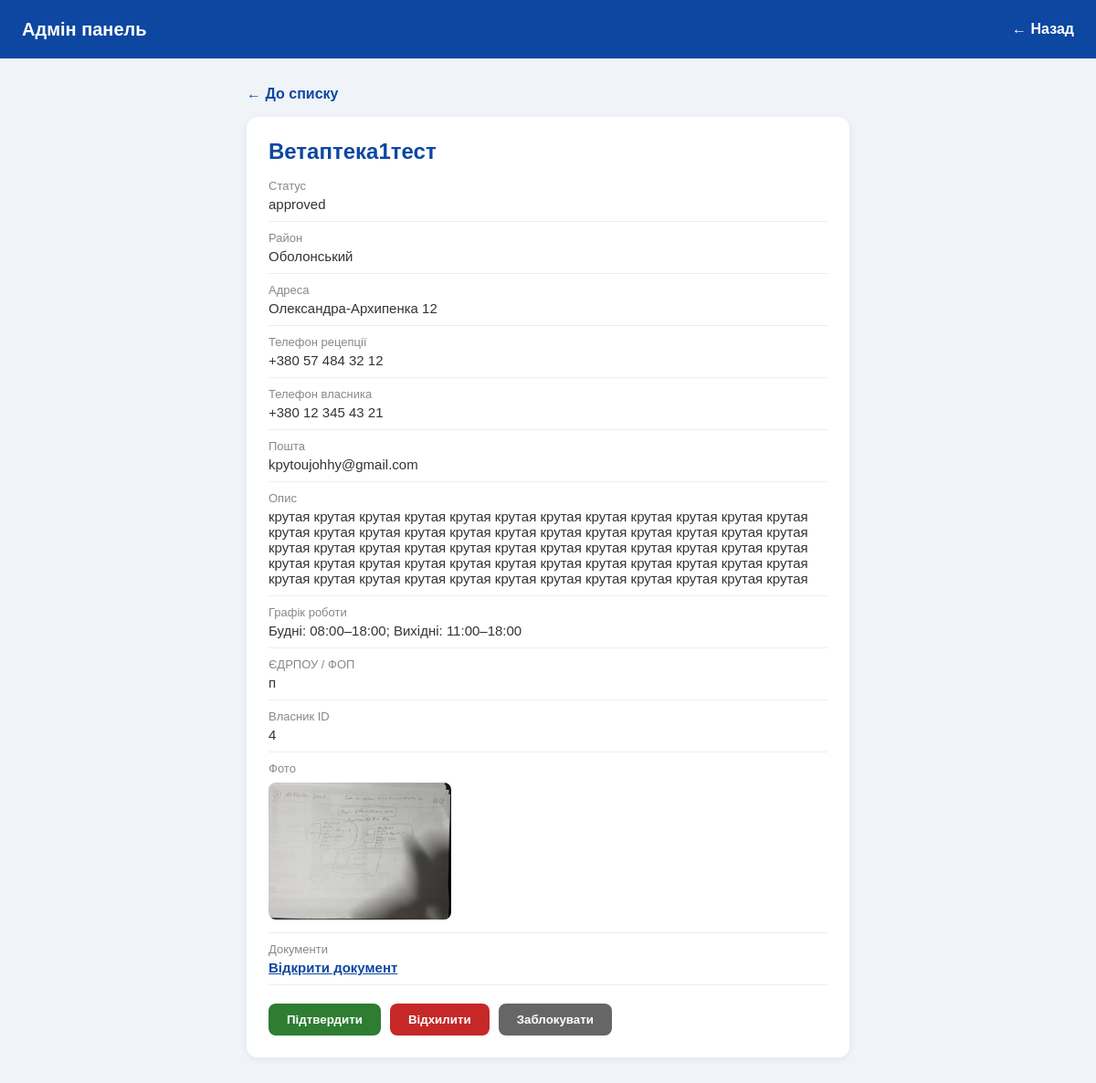
/admin/pharmacy/1 (signed in), run on the app's committed database.
### main.py (models this page shows)
class Pharmacy(Base):
    __tablename__ = "pharmacies"
    id = Column(Integer, primary_key=True, index=True)
    owner_id = Column(Integer, ForeignKey("users.id"), nullable=True)
    name = Column(String, nullable=False)
    district = Column(String, nullable=True)
    street = Column(String, nullable=True)
    phone = Column(String, nullable=True)
    owner_phone = Column(String, nullable=True)
    email = Column(String, nullable=True)
    description = Column(Text, nullable=True)
    work_hours = Column(String, nullable=True)
    photo = Column(String, nullable=True)
    documents = Column(String, nullable=True)
    edrpou = Column(String, nullable=True)
    status = Column(String, default="pending")
    terms_accepted = Column(Boolean, default=False)
    created_at = Column(DateTime, default=datetime.utcnow)

### main.py (the view)
@app.get("/admin/pharmacy/{pharmacy_id}", response_class=HTMLResponse)
async def admin_pharmacy_detail(request: Request, pharmacy_id: int, db: Session = Depends(get_db)):
    user = get_current_user(request, db)
    if not require_admin(user):
        return RedirectResponse(url="/cabinet")
    pharmacy = db.query(Pharmacy).filter(Pharmacy.id == pharmacy_id).first()
    if not pharmacy:
        return RedirectResponse(url="/admin")
    return templates.TemplateResponse(request, "admin_pharmacy_detail.html", {"user": user, "pharmacy": pharmacy})

### templates/admin_pharmacy_detail.html (shortened to what this page needs)
<!DOCTYPE html>
<html lang="uk">
<head>
</head>
<body>
    <div class="topbar">
        <h1>Адмін панель</h1>
        <a href="/admin">← Назад</a>
    </div>
    <div class="container">
        <a href="/admin" class="back">← До списку</a>
        <div class="card">
            <h2>{{ pharmacy.name }}</h2>
            <div class="row">
                <div class="label">Статус</div>
                <div class="value">{{ pharmacy.status }}</div>
            </div>
            <div class="row">
                <div class="label">Район</div>
                <div class="value">{{ pharmacy.district or '—' }}</div>
            </div>
            <div class="row">
                <div class="label">Адреса</div>
                <div class="value">{{ pharmacy.street or '—' }}</div>
            </div>
            <div class="row">
                <div class="label">Телефон рецепції</div>
                <div class="value">{{ pharmacy.phone or '—' }}</div>
            </div>
            <div class="row">
                <div class="label">Телефон власника</div>
                <div class="value">{{ pharmacy.owner_phone or '—' }}</div>
            </div>
            <div class="row">
                <div class="label">Пошта</div>
                <div class="value">{{ pharmacy.email or '—' }}</div>
            </div>
            <div class="row">
                <div class="label">Опис</div>
                <div class="value">{{ pharmacy.description or '—' }}</div>
            </div>
            <div class="row">
                <div class="label">Графік роботи</div>
                <div class="value">{{ pharmacy.work_hours or '—' }}</div>
            </div>
            <div class="row">
                <div class="label">ЄДРПОУ / ФОП</div>
                <div class="value">{{ pharmacy.edrpou or '—' }}</div>
            </div>
            <div class="row">
                <div class="label">Власник ID</div>
                <div class="value">{{ pharmacy.owner_id or '—' }}</div>
            </div>
            {% if pharmacy.photo %}
            <div class="row">
                <div class="label">Фото</div>
                <img src="{{ pharmacy.photo }}" class="photo" alt="">
            </div>
            {% endif %}
            {% if pharmacy.documents %}
            <div class="row">
                <div class="label">Документи</div>
                <div class="value"><a href="{{ pharmacy.documents }}" target="_blank" class="doc-link">Відкрити документ</a></div>
            </div>
            {% endif %}
            <div class="actions">
                <form method="post" action="/admin/pharmacy-status">
                    <button type="submit" class="btn btn-approve">Підтвердити</button>
                </form>
                <form method="post" action="/admin/pharmacy-status">
                    <button type="submit" class="btn btn-reject">Відхилити</button>
                </form>
                <form method="post" action="/admin/pharmacy-status">
                    <button type="submit" class="btn btn-block">Заблокувати</button>
                </form>
            </div>
        </div>
    </div>
</body>
</html>

### templates/admin_pharmacy_detail.html (style rules this page uses)
* { box-sizing: border-box; margin: 0; padding: 0; }
body { font-family: Arial, sans-serif; background: #f0f4f8; color: #333; }
.topbar { background: #0d47a1; color: white; display: flex; align-items: center; justify-content: space-between; padding: 14px 24px; height: 64px; }
.topbar h1 { font-size: 20px; font-weight: 700; }
.topbar a { color: white; text-decoration: none; font-weight: 600; }
.container { max-width: 700px; margin: 30px auto; padding: 0 20px; }
.card { background: white; border-radius: 12px; padding: 24px; box-shadow: 0 2px 8px rgba(0,0,0,0.06); }
h2 { color: #0d47a1; margin-bottom: 16px; }
.row { margin: 10px 0; padding-bottom: 10px; border-bottom: 1px solid #eee; }
.label { font-size: 13px; color: #888; }
.value { font-size: 15px; margin-top: 4px; }
.photo { max-width: 200px; border-radius: 8px; margin-top: 8px; }
.doc-link { color: #0d47a1; font-weight: 600; }
.actions { margin-top: 20px; display: flex; gap: 10px; flex-wrap: wrap; }
.btn { padding: 10px 20px; border: none; border-radius: 8px; cursor: pointer; font-weight: 600; }
.btn-approve { background: #2e7d32; color: white; }
.btn-reject { background: #c62828; color: white; }
.btn-block { background: #666; color: white; }
.back { display: inline-block; margin-bottom: 16px; color: #0d47a1; text-decoration: none; font-weight: 600; }

### data on the page
Pharmacy: name "Ветаптека1тест", status "approved", district "Оболонський", street "Олександра-Архипенка 12", phone "+380 57 484 32 12", owner_phone "+380 12 345 43 21", email "kpytoujohhy@gmail.com", description "крутая крутая крутая крутая крутая крутая крутая крутая крутая крутая крутая крутая крутая крутая крутая крутая крутая крутая крутая крутая крутая крутая крутая крутая крутая крутая крутая крутая крутая крутая крутая крутая крутая крутая крутая крутая крутая крутая крутая крутая крутая крутая крутая крутая крутая крутая крутая крутая крутая крутая крутая крутая крутая крутая крутая крутая крутая крутая крутая крутая", work_hours "Будні: 08:00–18:00; Вихідні: 11:00–18:00", edrpou "п", owner "4", photo (picture)
